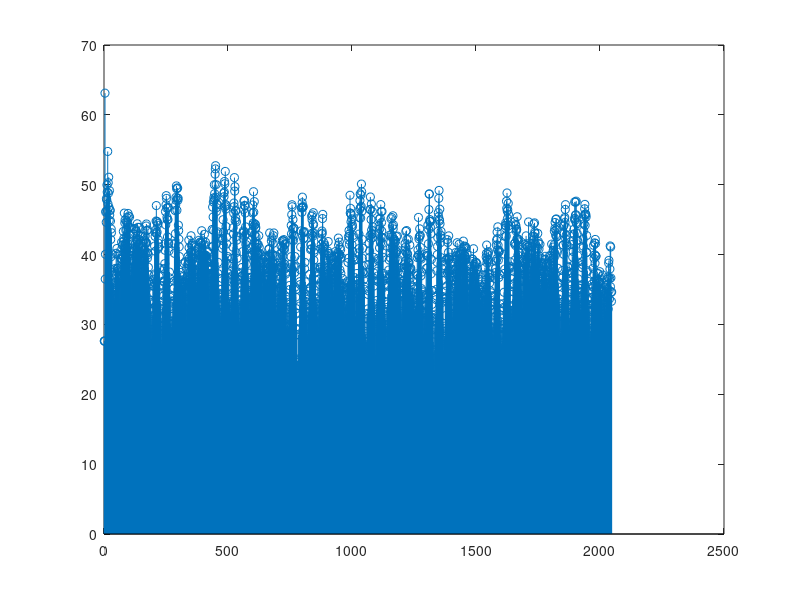

Source code (MATLAB): (Note: this script raises an error after producing the figure.)
fs = 42000;
T = 1/fs;

M = csvread('dataTestLong.csv');
figure(3)
stem(M(:,4))
M(:,1) = M(:,1)/max(M(:,1));
M(:,2) = M(:,2)/max(M(:,2));
M(:,3) = M(:,3)/max(M(:,3));
M(:,4) = M(:,4)/max(M(:,4));

for j = 1:4
    for i = 5:length(M(:,1))
        M(i,j)= mean(M(i-4:i,j));
    end
end
channelA_FFT=fft(M(:,1));
channelB_FFT = fft(M(:,2));
channelC_FFT = fft(M(:,3));
channelD_FFT = fft(M(:,4));


stem(M(:,4))
phaseDiff_A_B = -1.*(-phase(channelA_FFT)+phase(channelB_FFT));
phaseDiff_A_C = -1.*(-phase(channelA_FFT)+phase(channelC_FFT));
phaseDiff_A_D = -1.*(-phase(channelA_FFT)+phase(channelD_FFT));

figure(1)
subplot(2,1,2)
stem(phase(channelA_FFT))
ylabel('phase')
subplot(2,1,1)
stem(abs(channelA_FFT))
ylabel('mag')

figure(2)
subplot(2,1,2)
stem(phase(channelB_FFT))
ylabel('phase')
subplot(2,1,1)
stem(abs(channelB_FFT))
ylabel('mag')






%Calculating all of the angles

delta_L = abs(343.*phaseDiff_A_B(55:65).*T./(2*pi));
angles =  acos(delta_L/.0457);%*180/pi;
angles*180/pi;
d =.0475;

delta_L2 = abs(343.*phaseDiff_A_C(55:65).*T./(2*pi));
angles2 =  acos(delta_L2/(.0457*2));%*180/pi;
angles2*180/pi;

delta_L3 = abs(343.*phaseDiff_A_D(55:65).*T./(2*pi));
angles3 =  acos(delta_L3/(.0457*3));%*180/pi;
angles3*180/pi;

%Calculating the angle using channel 4 as the reference spot
ReferenceBearingFromChannelFour = mean(angles3*180/pi);

%Using sin law to calculate the distance instead of cos law
L  = (delta_L.^2 - delta_L* + .0457^2)./(delta_L.*(-1));
L2 = (delta_L.^2 - delta_L* + .0457^2)./(delta_L.*(-1));
L3 = (delta_L.^2 - delta_L* + .0457^2)./(delta_L.*(-1));


%Using the total triangle from channel 2 to 4, and then to the sound source
%as the triangle to calculate the distance
FinAngleSource = mean((180 - (180 - angles*180/pi)- angles3*180/pi));
FinAngleCh4 = mean((180 - angles*180/pi));

Distance = sind(FinAngleCh4)*2*.0457/sind(FinAngleSource)

ReferenceBearingFromChannelFour



  %%L = (delta_L.^2 - delta_L* + .0457^2)./(delta_L.*(-1))

  %%L2 = (.0457^2)./delta_L

% L3 = (delta_L.^2 + d^2 - delta_L.*d.*cos(angles));
% L3 = L3./(d.*cos(angles)-2.*delta_L)
